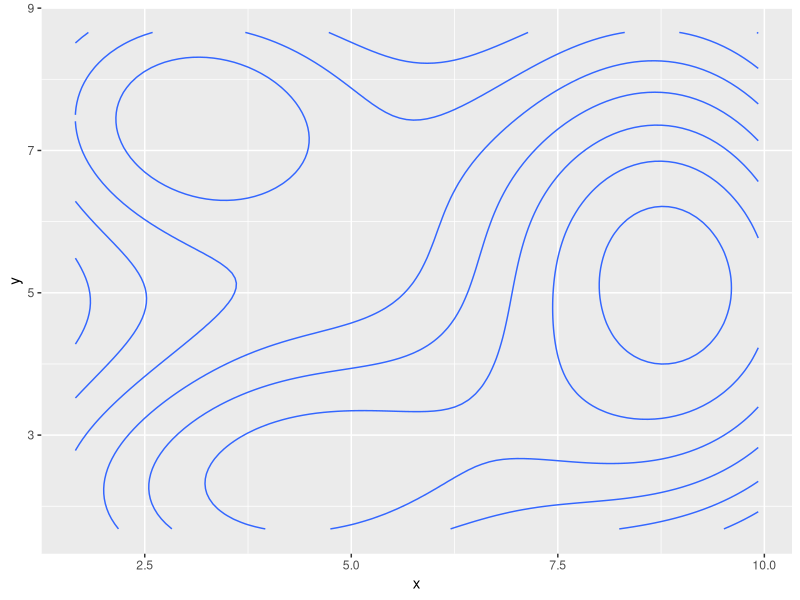

This figure's R source:
require(ggplot2)

# 100 random numbers
?runif
randomXs <- runif(10, 1, 10)
randomYs <- runif(10, 1, 10)

# create a table
myData <- data.frame(x=randomXs,y=randomYs )
# alternatively you can read in data like
# myData <- read.csv("path/to/csv", header=TRUE)

# add a z
myData$z  <- runif(10, 50, 100)

# a simple plot
ggplot(data=myData) + geom_density_2d( aes(x=x, y=y) )

